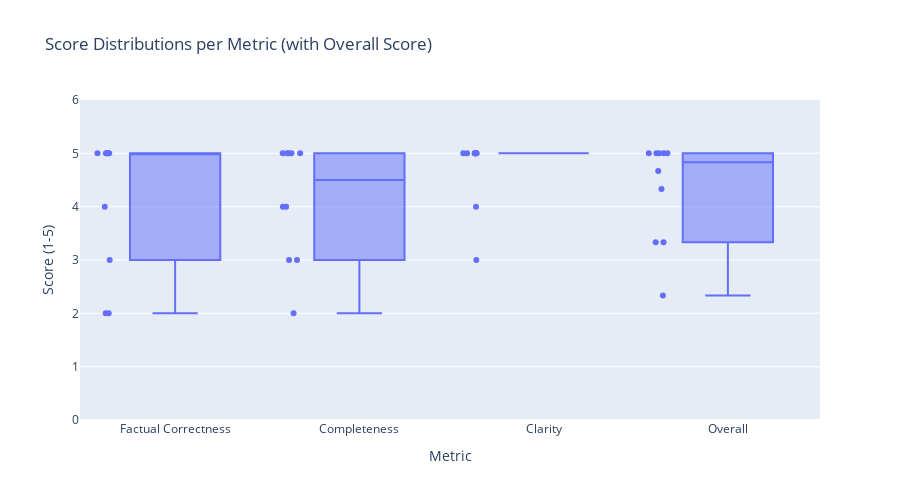

Notebook source saved alongside this figure:
### Code cell
import plotly.express as px
import pandas as pd

# Make sure relevant columns are numeric
numeric_cols = [
    'evaluation_factual_correctness_score', 
    'evaluation_completeness_score', 
    'evaluation_clarity_score'
]

df = final_df.copy()
for col in numeric_cols:
    df[col] = pd.to_numeric(df[col], errors='coerce')  # convert invalid to NaN

# Calculate overall average score per question
df['overall_score'] = df[numeric_cols].mean(axis=1)

# Melt DataFrame to long format (including overall score)
melted_df = df.melt(
    id_vars=['question'],
    value_vars=numeric_cols + ['overall_score'],
    var_name='Metric',
    value_name='Score'
)

# Clean up metric names for display
melted_df['Metric'] = (
    melted_df['Metric']
    .str.replace('evaluation_', '', regex=False)
    .str.replace('_score', '', regex=False)
    .str.replace('_', ' ')
    .str.title()
)

# Drop rows with missing scores (optional, if needed)
melted_df = melted_df.dropna(subset=['Score'])

# Plot boxplot
fig = px.box(
    melted_df,
    x='Metric',
    y='Score',
    points='all',  # show individual points
    hover_data=['question'],
    title='Score Distributions per Metric (with Overall Score)',
    height=500
)

fig.update_layout(
    yaxis=dict(range=[0, 6], dtick=1),
    xaxis_title='Metric',
    yaxis_title='Score (1-5)'
)

fig.show()

### Figure 1 — Plotly figure (JSON) as saved in the notebook; plotly's stock layout.template omitted (floating-point values rounded to 4 significant figures)
{"data": [{"alignmentgroup": "True", "boxpoints": "all", "customdata": [["How could extended payment term arrangements with customers, vendor payment requirements, unanticipated environmental liabilities, and changes in financial accounting standards potentially impact NVIDIA Corporation’s financial results, as highlighted in the fiscal year ending January 26, 2025 report?"], ["What are the key details reported by Cisco Systems, Inc. in their 2024 Annual Report (Form 10-K) filed with the SEC for the fiscal year ended July 27, 2024, including their market status, stock information, and compliance acknowledgments?"], ["How does Oracle Financial Services Software Limited’s portfolio for the financial year ended March 31, 2024, support innovation and efficiency for retail banking clients, as highlighted by its machine learning capabilities and customer-centric digital solutions?"], ["How did the operating income for Meta Platforms, Inc.’s Family of Apps segment compare to its Reality Labs segment for the twelve months ended December 31, 2024?"], ["What details are provided in Tesla, Inc.'s report for the fiscal year ended December 31, 2023, regarding the 2.00% Convertible Senior Notes due May 15, 2024, including any related supplemental indentures and bond forms?"], ["Based on Apple Inc.'s financial report for the fiscal year 2023 ending July 1, 2023, here are the key financial highlights and details:\n\n## Net Sales\n- Total net sales for the three months ended July 1, 2023, were $81.8 billion, slightly down from $83.0 billion for the same period in 2022.\n- For the nine months ended July 1, 2023, total net sales were $293.8 billion, compared to $304.2 billion for the prior year period.\n- Product net sales were $60.6 billion for the quarter and $230.9 billion year-to-date, showing a decline from the previous year.\n- Services net sales increased to $21.2 billion for the quarter and $62.9 billion for nine months, up from $19.6 billion and $58.9 billion respectively.\n\n## Gross Margin\n- Gross margin was $36.4 billion for the quarter, up from $35.9 billion in 2022.\n- For nine months, gross margin was $128.7 billion, down from $132.7 billion.\n\n## Operating Expenses\n- Total operating expenses rose to $13.4 billion for the quarter from $12.8 billion.\n- For nine months, operating expenses were $41.4 billion, up from $38.1 billion.\n- Research and development expenses increased significantly, reflecting higher investment in innovation.\n\n## Operating Income and Net Income\n- Operating income was $23.0 billion for the quarter, nearly flat year-over-year.\n- Net income for the quarter was $19.9 billion, modestly up from $19.4 billion.\n- For nine months, net income totaled $74.0 billion, down from $79.1 billion.\n\n## Earnings Per Share (EPS)\n- Basic EPS for the quarter was $1.27, compared to $1.20 a year earlier.\n- Diluted EPS was $1.26 for the quarter and $4.67 for nine months.\n\n## Sales by Product Category (Quarter)\n- iPhone sales were $39.7 billion, slightly down from $40.7 billion.\n- Mac sales dropped to $6.8 billion from $7.4 billion.\n- iPad sales declined to $5.8 billion from $7.2 billion.\n- Wearables, Home and Accessories sales increased slightly to $8.3 billion.\n- Services sales increased to $21.2 billion.\n\n## Sales by Geographic Segment (Quarter)\n- Americas: $35.4 billion\n- Europe: $20.2 billion\n- Greater China: $15.8 billion\n- Japan: $4.8 billion\n- Rest of Asia Pacific: $5.6 billion\n\nOverall, Apple showed a stable financial performance in fiscal 2023’s third quarter, with notable growth in Services offsetting some declines in Products, especially in Mac and iPad categories. The company maintained strong profitability despite a slight decrease in total sales compared to 2022[PDF chunk]."], ["What specific financial metrics or trends did Netflix, Inc. highlight in its fiscal year ending December 31, 2022, report?"], ["What potential risks does Reddit, Inc. face in maintaining its corporate culture and scaling its technology infrastructure in the future as described in the fiscal year ending December 31, 2024?"], ["How could changes in tax policies, laws, or rates in various jurisdictions potentially impact Alphabet Inc.'s financial condition and operating results during the fiscal year ended December 31, 2024?"], ["What information does Amazon's 2024 report provide about the market for its common stock, including the trading symbol, number of shareholders of record as of January 29, 2025, and recent sales or purchases of equity securities?"], ["How could extended payment term arrangements with customers, vendor payment requirements, unanticipated environmental liabilities, and changes in financial accounting standards potentially impact NVIDIA Corporation’s financial results, as highlighted in the fiscal year ending January 26, 2025 report?"], ["What are the key details reported by Cisco Systems, Inc. in their 2024 Annual Report (Form 10-K) filed with the SEC for the fiscal year ended July 27, 2024, including their market status, stock information, and compliance acknowledgments?"], ["How does Oracle Financial Services Software Limited’s portfolio for the financial year ended March 31, 2024, support innovation and efficiency for retail banking clients, as highlighted by its machine learning capabilities and customer-centric digital solutions?"], ["How did the operating income for Meta Platforms, Inc.’s Family of Apps segment compare to its Reality Labs segment for the twelve months ended December 31, 2024?"], ["What details are provided in Tesla, Inc.'s report for the fiscal year ended December 31, 2023, regarding the 2.00% Convertible Senior Notes due May 15, 2024, including any related supplemental indentures and bond forms?"], ["Based on Apple Inc.'s financial report for the fiscal year 2023 ending July 1, 2023, here are the key financial highlights and details:\n\n## Net Sales\n- Total net sales for the three months ended July 1, 2023, were $81.8 billion, slightly down from $83.0 billion for the same period in 2022.\n- For the nine months ended July 1, 2023, total net sales were $293.8 billion, compared to $304.2 billion for the prior year period.\n- Product net sales were $60.6 billion for the quarter and $230.9 billion year-to-date, showing a decline from the previous year.\n- Services net sales increased to $21.2 billion for the quarter and $62.9 billion for nine months, up from $19.6 billion and $58.9 billion respectively.\n\n## Gross Margin\n- Gross margin was $36.4 billion for the quarter, up from $35.9 billion in 2022.\n- For nine months, gross margin was $128.7 billion, down from $132.7 billion.\n\n## Operating Expenses\n- Total operating expenses rose to $13.4 billion for the quarter from $12.8 billion.\n- For nine months, operating expenses were $41.4 billion, up from $38.1 billion.\n- Research and development expenses increased significantly, reflecting higher investment in innovation.\n\n## Operating Income and Net Income\n- Operating income was $23.0 billion for the quarter, nearly flat year-over-year.\n- Net income for the quarter was $19.9 billion, modestly up from $19.4 billion.\n- For nine months, net income totaled $74.0 billion, down from $79.1 billion.\n\n## Earnings Per Share (EPS)\n- Basic EPS for the quarter was $1.27, compared to $1.20 a year earlier.\n- Diluted EPS was $1.26 for the quarter and $4.67 for nine months.\n\n## Sales by Product Category (Quarter)\n- iPhone sales were $39.7 billion, slightly down from $40.7 billion.\n- Mac sales dropped to $6.8 billion from $7.4 billion.\n- iPad sales declined to $5.8 billion from $7.2 billion.\n- Wearables, Home and Accessories sales increased slightly to $8.3 billion.\n- Services sales increased to $21.2 billion.\n\n## Sales by Geographic Segment (Quarter)\n- Americas: $35.4 billion\n- Europe: $20.2 billion\n- Greater China: $15.8 billion\n- Japan: $4.8 billion\n- Rest of Asia Pacific: $5.6 billion\n\nOverall, Apple showed a stable financial performance in fiscal 2023’s third quarter, with notable growth in Services offsetting some declines in Products, especially in Mac and iPad categories. The company maintained strong profitability despite a slight decrease in total sales compared to 2022[PDF chunk]."], ["What specific financial metrics or trends did Netflix, Inc. highlight in its fiscal year ending December 31, 2022, report?"], ["What potential risks does Reddit, Inc. face in maintaining its corporate culture and scaling its technology infrastructure in the future as described in the fiscal year ending December 31, 2024?"], ["How could changes in tax policies, laws, or rates in various jurisdictions potentially impact Alphabet Inc.'s financial condition and operating results during the fiscal year ended December 31, 2024?"], ["What information does Amazon's 2024 report provide about the market for its common stock, including the trading symbol, number of shareholders of record as of January 29, 2025, and recent sales or purchases of equity securities?"], ["How could extended payment term arrangements with customers, vendor payment requirements, unanticipated environmental liabilities, and changes in financial accounting standards potentially impact NVIDIA Corporation’s financial results, as highlighted in the fiscal year ending January 26, 2025 report?"], ["What are the key details reported by Cisco Systems, Inc. in their 2024 Annual Report (Form 10-K) filed with the SEC for the fiscal year ended July 27, 2024, including their market status, stock information, and compliance acknowledgments?"], ["How does Oracle Financial Services Software Limited’s portfolio for the financial year ended March 31, 2024, support innovation and efficiency for retail banking clients, as highlighted by its machine learning capabilities and customer-centric digital solutions?"], ["How did the operating income for Meta Platforms, Inc.’s Family of Apps segment compare to its Reality Labs segment for the twelve months ended December 31, 2024?"], ["What details are provided in Tesla, Inc.'s report for the fiscal year ended December 31, 2023, regarding the 2.00% Convertible Senior Notes due May 15, 2024, including any related supplemental indentures and bond forms?"], ["Based on Apple Inc.'s financial report for the fiscal year 2023 ending July 1, 2023, here are the key financial highlights and details:\n\n## Net Sales\n- Total net sales for the three months ended July 1, 2023, were $81.8 billion, slightly down from $83.0 billion for the same period in 2022.\n- For the nine months ended July 1, 2023, total net sales were $293.8 billion, compared to $304.2 billion for the prior year period.\n- Product net sales were $60.6 billion for the quarter and $230.9 billion year-to-date, showing a decline from the previous year.\n- Services net sales increased to $21.2 billion for the quarter and $62.9 billion for nine months, up from $19.6 billion and $58.9 billion respectively.\n\n## Gross Margin\n- Gross margin was $36.4 billion for the quarter, up from $35.9 billion in 2022.\n- For nine months, gross margin was $128.7 billion, down from $132.7 billion.\n\n## Operating Expenses\n- Total operating expenses rose to $13.4 billion for the quarter from $12.8 billion.\n- For nine months, operating expenses were $41.4 billion, up from $38.1 billion.\n- Research and development expenses increased significantly, reflecting higher investment in innovation.\n\n## Operating Income and Net Income\n- Operating income was $23.0 billion for the quarter, nearly flat year-over-year.\n- Net income for the quarter was $19.9 billion, modestly up from $19.4 billion.\n- For nine months, net income totaled $74.0 billion, down from $79.1 billion.\n\n## Earnings Per Share (EPS)\n- Basic EPS for the quarter was $1.27, compared to $1.20 a year earlier.\n- Diluted EPS was $1.26 for the quarter and $4.67 for nine months.\n\n## Sales by Product Category (Quarter)\n- iPhone sales were $39.7 billion, slightly down from $40.7 billion.\n- Mac sales dropped to $6.8 billion from $7.4 billion.\n- iPad sales declined to $5.8 billion from $7.2 billion.\n- Wearables, Home and Accessories sales increased slightly to $8.3 billion.\n- Services sales increased to $21.2 billion.\n\n## Sales by Geographic Segment (Quarter)\n- Americas: $35.4 billion\n- Europe: $20.2 billion\n- Greater China: $15.8 billion\n- Japan: $4.8 billion\n- Rest of Asia Pacific: $5.6 billion\n\nOverall, Apple showed a stable financial performance in fiscal 2023’s third quarter, with notable growth in Services offsetting some declines in Products, especially in Mac and iPad categories. The company maintained strong profitability despite a slight decrease in total sales compared to 2022[PDF chunk]."], ["What specific financial metrics or trends did Netflix, Inc. highlight in its fiscal year ending December 31, 2022, report?"], ["What potential risks does Reddit, Inc. face in maintaining its corporate culture and scaling its technology infrastructure in the future as described in the fiscal year ending December 31, 2024?"], ["How could changes in tax policies, laws, or rates in various jurisdictions potentially impact Alphabet Inc.'s financial condition and operating results during the fiscal year ended December 31, 2024?"], ["What information does Amazon's 2024 report provide about the market for its common stock, including the trading symbol, number of shareholders of record as of January 29, 2025, and recent sales or purchases of equity securities?"], ["How could extended payment term arrangements with customers, vendor payment requirements, unanticipated environmental liabilities, and changes in financial accounting standards potentially impact NVIDIA Corporation’s financial results, as highlighted in the fiscal year ending January 26, 2025 report?"], ["What are the key details reported by Cisco Systems, Inc. in their 2024 Annual Report (Form 10-K) filed with the SEC for the fiscal year ended July 27, 2024, including their market status, stock information, and compliance acknowledgments?"], ["How does Oracle Financial Services Software Limited’s portfolio for the financial year ended March 31, 2024, support innovation and efficiency for retail banking clients, as highlighted by its machine learning capabilities and customer-centric digital solutions?"], ["How did the operating income for Meta Platforms, Inc.’s Family of Apps segment compare to its Reality Labs segment for the twelve months ended December 31, 2024?"], ["What details are provided in Tesla, Inc.'s report for the fiscal year ended December 31, 2023, regarding the 2.00% Convertible Senior Notes due May 15, 2024, including any related supplemental indentures and bond forms?"], ["Based on Apple Inc.'s financial report for the fiscal year 2023 ending July 1, 2023, here are the key financial highlights and details:\n\n## Net Sales\n- Total net sales for the three months ended July 1, 2023, were $81.8 billion, slightly down from $83.0 billion for the same period in 2022.\n- For the nine months ended July 1, 2023, total net sales were $293.8 billion, compared to $304.2 billion for the prior year period.\n- Product net sales were $60.6 billion for the quarter and $230.9 billion year-to-date, showing a decline from the previous year.\n- Services net sales increased to $21.2 billion for the quarter and $62.9 billion for nine months, up from $19.6 billion and $58.9 billion respectively.\n\n## Gross Margin\n- Gross margin was $36.4 billion for the quarter, up from $35.9 billion in 2022.\n- For nine months, gross margin was $128.7 billion, down from $132.7 billion.\n\n## Operating Expenses\n- Total operating expenses rose to $13.4 billion for the quarter from $12.8 billion.\n- For nine months, operating expenses were $41.4 billion, up from $38.1 billion.\n- Research and development expenses increased significantly, reflecting higher investment in innovation.\n\n## Operating Income and Net Income\n- Operating income was $23.0 billion for the quarter, nearly flat year-over-year.\n- Net income for the quarter was $19.9 billion, modestly up from $19.4 billion.\n- For nine months, net income totaled $74.0 billion, down from $79.1 billion.\n\n## Earnings Per Share (EPS)\n- Basic EPS for the quarter was $1.27, compared to $1.20 a year earlier.\n- Diluted EPS was $1.26 for the quarter and $4.67 for nine months.\n\n## Sales by Product Category (Quarter)\n- iPhone sales were $39.7 billion, slightly down from $40.7 billion.\n- Mac sales dropped to $6.8 billion from $7.4 billion.\n- iPad sales declined to $5.8 billion from $7.2 billion.\n- Wearables, Home and Accessories sales increased slightly to $8.3 billion.\n- Services sales increased to $21.2 billion.\n\n## Sales by Geographic Segment (Quarter)\n- Americas: $35.4 billion\n- Europe: $20.2 billion\n- Greater China: $15.8 billion\n- Japan: $4.8 billion\n- Rest of Asia Pacific: $5.6 billion\n\nOverall, Apple showed a stable financial performance in fiscal 2023’s third quarter, with notable growth in Services offsetting some declines in Products, especially in Mac and iPad categories. The company maintained strong profitability despite a slight decrease in total sales compared to 2022[PDF chunk]."], ["What specific financial metrics or trends did Netflix, Inc. highlight in its fiscal year ending December 31, 2022, report?"], ["What potential risks does Reddit, Inc. face in maintaining its corporate culture and scaling its technology infrastructure in the future as described in the fiscal year ending December 31, 2024?"], ["How could changes in tax policies, laws, or rates in various jurisdictions potentially impact Alphabet Inc.'s financial condition and operating results during the fiscal year ended December 31, 2024?"], ["What information does Amazon's 2024 report provide about the market for its common stock, including the trading symbol, number of shareholders of record as of January 29, 2025, and recent sales or purchases of equity securities?"]], "hovertemplate": "Metric=%{x}<br>Score=%{y}<br>question=%{customdata[0]}<extra></extra>", "legendgroup": "", "marker": {"color": "#636efa"}, "name": "", "notched": false, "offsetgroup": "", "orientation": "v", "showlegend": false, "type": "box", "x": ["Factual Correctness", "Factual Correctness", "Factual Correctness", "Factual Correctness", "Factual Correctness", "Factual Correctness", "Factual Correctness", "Factual Correctness", "Factual Correctness", "Factual Correctness", "Completeness", "Completeness", "Completeness", "Completeness", "Completeness", "Completeness", "Completeness", "Completeness", "Completeness", "Completeness", "Clarity", "Clarity", "Clarity", "Clarity", "Clarity", "Clarity", "Clarity", "Clarity", "Clarity", "Clarity", "Overall", "Overall", "Overall", "Overall", "Overall", "Overall", "Overall", "Overall", "Overall", "Overall"], "x0": " ", "xaxis": "x", "y": [5, 4, 2, 5, 5, 5, 2, 5, 5, 3, 5, 4, 2, 5, 4, 5, 3, 5, 5, 3, 5, 5, 3, 5, 5, 5, 5, 5, 5, 4, 5, 4.333, 2.333, 5, 4.667, 5, 3.333, 5, 5, 3.333], "y0": " ", "yaxis": "y"}], "layout": {"boxmode": "group", "height": 500, "legend": {"tracegroupgap": 0}, "title": {"text": "Score Distributions per Metric (with Overall Score)"}, "xaxis": {"anchor": "y", "domain": [0, 1], "title": {"text": "Metric"}}, "yaxis": {"anchor": "x", "domain": [0, 1], "dtick": 1, "range": [0, 6], "title": {"text": "Score (1-5)"}}}}
